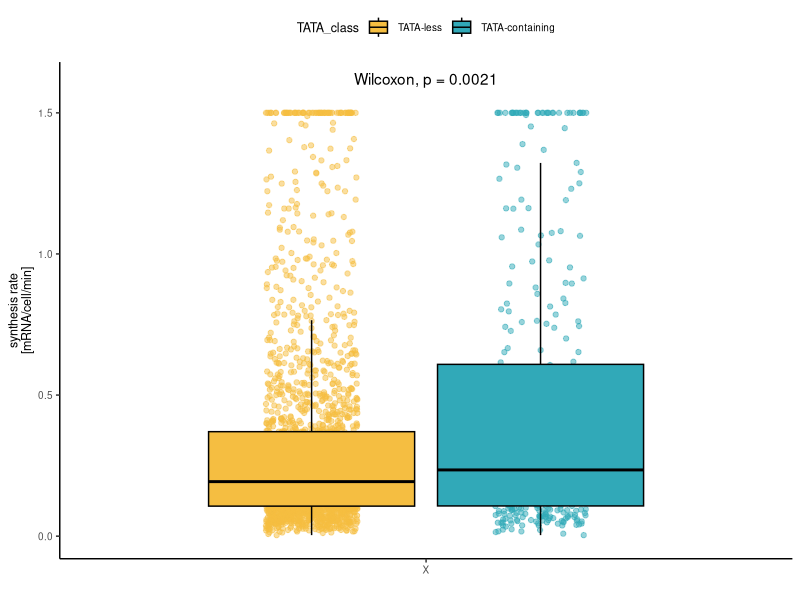

Generate this figure with R:
rm(list = ls())

library(tidyverse)
library(ggpubr)

set.seed(42)

# get list of TATA promoters
TATA = read.csv("data/TATA_information.csv") 


# load synthesis rates and attach info about TATA promoters
synthesisRates = read.csv("data/synthesisRates.csv") %>% 
  mutate(cropped = ifelse(synthesis_perCell_perMin > 1.5, 1.5, synthesis_perCell_perMin))%>% 
  inner_join(TATA) %>% 
  mutate(x= "X")


synthesisRates$TATA_class = factor(synthesisRates$TATA_class, levels = c("TATA-less", "TATA-containing"))

# plot
p = ggplot(synthesisRates, aes(x = x , y = cropped, fill = TATA_class))
p + geom_point(position=position_jitterdodge(jitter.width = 0.3), 
               aes(color = TATA_class), alpha = 0.5) + 
  geom_boxplot(outlier.shape=NA, color = "black") +
  theme_classic() +
  xlab(" ") +
  ylab(paste("synthesis rate", "[mRNA/cell/min]", sep = "\n")) +
  theme(panel.background = element_rect(fill = "transparent"), # bg of the panel
        plot.background = element_rect(fill = "transparent", color = NA),
        text = element_text(size=9),
        legend.position = "top",
        panel.grid.major = element_blank(), 
        panel.grid.minor = element_blank()) +
  #facet_wrap(~factorName, scales = "free", nrow = 1) +
  scale_fill_manual(values= c("#F5BE41", "#31A9B8")) +
  scale_color_manual(values= c("#F5BE41", "#31A9B8")) +
  ylim(0,1.6) + 
  stat_compare_means(label.y = 1.6)
